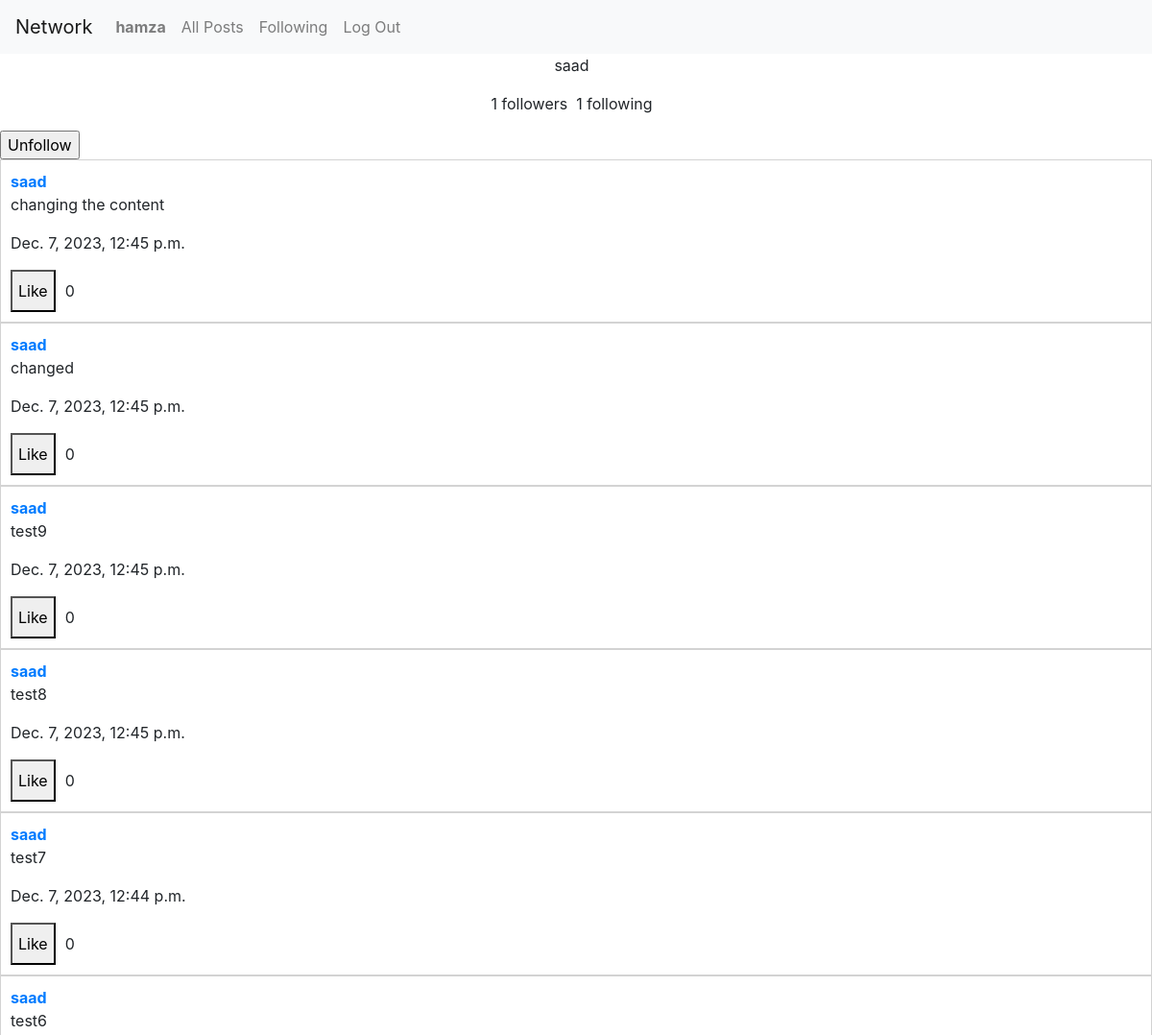
The page /profile/saad (signed in, upper part) on the database as committed earlier.
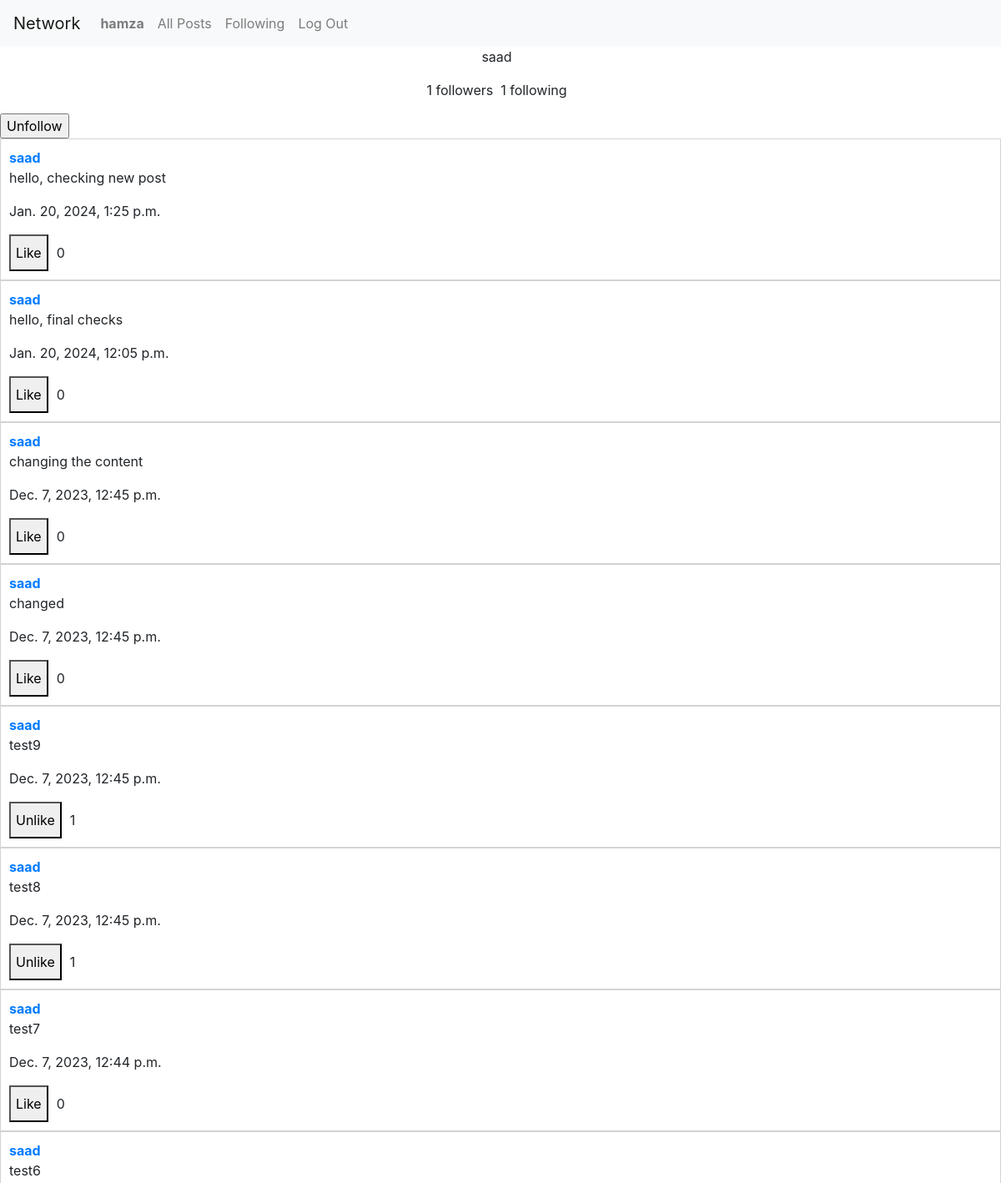
The same page on the database as committed later.
### network/models.py (models this page shows)
class Post(models.Model):
    text = models.TextField()
    user = models.ForeignKey(User, on_delete=models.CASCADE, related_name="posts")
    timestamp = models.DateTimeField(auto_now_add=True)

class User(AbstractUser):
    pass

### network/views.py (the view, shortened to what this page needs)
# urls.py: path("profile/<str:name>", views.profile, name="profile"),
def profile(request, name):
    user = User.objects.get(username = name)
    return render(request, "network/profile.html", {
        "profile": user,
        "profile_posts": Post.objects.filter(user = user.id).order_by('-timestamp'),
        "follow": bool(not user.followers.filter(follower=request.user).exists())
    })

### network/templatetags/custom_filters.py (called while the page is built)
@register.filter(name='user_has_not_liked')
def user_has_not_liked(user, post):
    return user.id not in post.likers.values_list('user', flat=True)

### network/templates/network/profile.html (shortened to what this page needs)
{% extends "network/layout.html" %}
{% load custom_filters %}
{% block body %}
<div class="profile">
    <div class="profile__details">
        <div class="profile__detailsUsername">
            <p>{{ profile.username }} &nbsp;</p>
        </div>
        <div class="profile__detailsFollowing">
            <p>{{ profile.followers.count }} followers &nbsp;</p>
            <p>{{ profile.following.count }} following &nbsp;</p>
        </div>
        <div class="profile__detailsAction">
            {% if user != profile %}
                {% if follow %}
                    <form action="{% url 'profile' profile.username %}" method="POST">
                        {% csrf_token %}
                        <input type="submit" name="follow" value="Follow">
                    </form>
                {% else %}
                <form action="{% url 'profile' profile.username %}" method="POST">
                    <input type="submit" name="unfollow" value="Unfollow">
                </form>
                {% endif %}
            {% endif %}
        </div>
    </div>
</div>
<div class="posts">
{% for post in profile_posts %}
    <div class="post">
        <div class="post__username">
            <strong><a href="{% url 'profile' post.user.username %}">{{ post.user.username }}</a></strong>
        </div>
        <div class="post__details">
            <p>{{ post.text }}</p>
            <p>{{ post.timestamp }}</p>
            <div class="like_box">
                {% if user|user_has_not_liked:post %}
                <button onclick="likePost(this, event)" data-postid="{{ post.id }}" data-liker="{{ user.username }}">Like</button>
                {% else %}
                <button onclick="unLikePost(this, event)" data-postid="{{ post.id }}" data-liker="{{ user.username }}">Unlike</button>
                {% endif %}
                <p class="like_count">
                    {{ post.likers.count }}
                </p>
            </div>
        </div>
    </div>
{% endfor %}
</div>
{% endblock %}

Rows that differ between the two databases and show on the page:
added Post: user.username "saad", text "hello, checking new post", timestamp "Jan. 20, 2024, 1:25 p.m.", likers.count "0"
added Post: user.username "saad", text "hello, final checks", timestamp "Jan. 20, 2024, 12:05 p.m.", likers.count "0"
computed for Post "test9": likers.count "0" → "1"; text "Like" → "Unlike"
computed for Post "test8": likers.count "0" → "1"; text "Like" → "Unlike"
